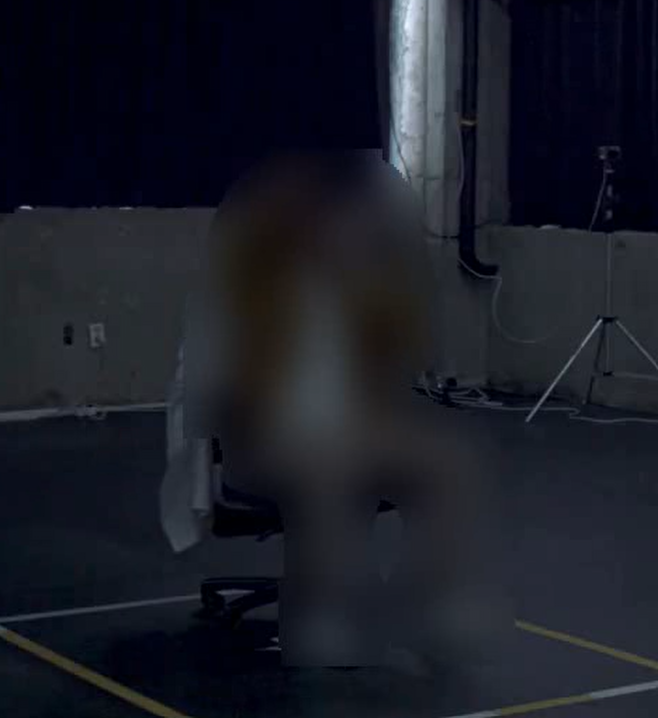
#> input picture 보안프로잭트/사진 블러.png, 658 x 718 px, given in place of the camera
$ python 'OpenCV실시간얼굴탐지.py'
#> lines starting #> are read from the running program, lines starting #| are printed output that depends on the picture; after the words box and inside, x2 and y2 are one past the last pixel; in counts of white or black regions, pixels touching at a corner belong together
#https://github.com/opencv/opencv 이 링크에서 haarcascade_frontalface_default.xml 파일 다운
import numpy as np
import cv2

# XML 파일 로드
xml_path = cv2.data.haarcascades + 'haarcascade_frontalface_default.xml'
face_cascade = cv2.CascadeClassifier(xml_path)

# 파일 로드 실패 시 예외 처리
if face_cascade.empty():
    # 내장 경로로 실패할 경우 현재 폴더의 파일을 시도
    face_cascade = cv2.CascadeClassifier('haarcascade_frontalface_default.xml')

cap = cv2.VideoCapture(0)
cap.set(3, 640)
cap.set(4, 480)

# 마지막으로 탐지된 얼굴 위치를 저장할 변수 (x, y, w, h)
last_face = None
# 얼굴이 사라진 후 유지할 프레임 수 (예: 10프레임 동안 유지)
lost_frame_count = 0
MAX_LOST_FRAMES = 10

while True:
    ret, frame = cap.read()
#> frame is the input picture: shape (718, 658, 3); mean B, G, R 37.9, 28, 25.4
    if not ret:
        break

    frame = cv2.flip(frame, 1)
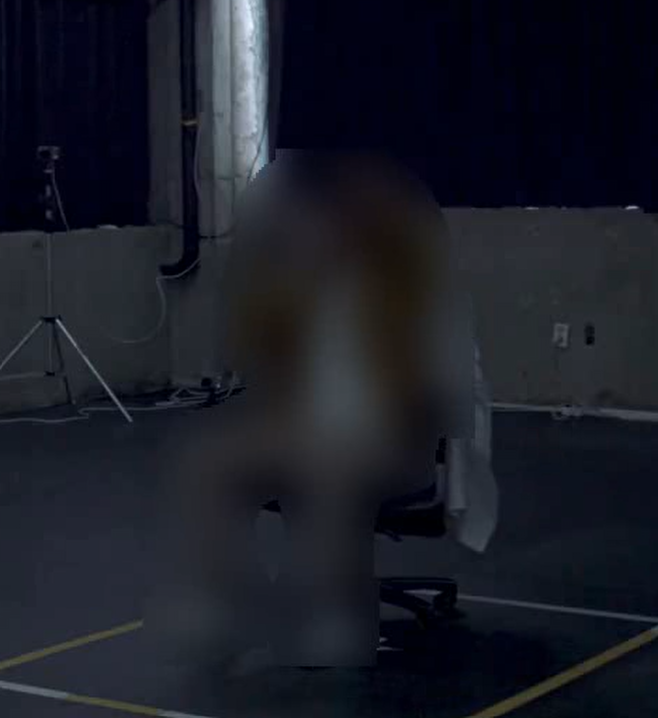
#> frame: shape (718, 658, 3); mean B, G, R 37.9, 28, 25.4
    gray = cv2.cvtColor(frame, cv2.COLOR_BGR2GRAY)

    # 파라미터 조정: minNeighbors를 낮춰 탐지율 상승
    faces = face_cascade.detectMultiScale(gray, 1.1, 4)
#> faces = [[204, 408, 261, 261]]

    current_faces = []

    if len(faces) > 0:
        # 새로운 얼굴이 탐지되면 위치 업데이트 및 카운트 초기화
        last_face = faces[0]
#> last_face = [204, 408, 261, 261]
        lost_frame_count = 0
        current_faces = faces
#> current_faces = [[204, 408, 261, 261]]
    elif last_face is not None and lost_frame_count < MAX_LOST_FRAMES:
        # 얼굴을 놓쳤지만 아직 유지 기간 내에 있는 경우
        lost_frame_count += 1
        current_faces = [last_face]
    else:
        # 완전히 놓친 경우
        last_face = None
        lost_frame_count = 0

    # 모자이크 처리 루프
    for (x, y, w, h) in current_faces:
        try:
            # 탐지된 얼굴 영역 crop
            face_img = frame[y:y+h, x:x+w]

            # 모자이크 강도 조절 (0.04를 조절하여 격자 크기 변경 가능)
            small = cv2.resize(face_img, dsize=(0, 0), fx=0.05, fy=0.05)
            mosaic = cv2.resize(small, (w, h), interpolation=cv2.INTER_AREA)

            frame[y:y+h, x:x+w] = mosaic
        except Exception as e:
            # 좌표가 화면 밖으로 나가는 등 예외 발생 시 무시
            pass
#> this loop made 1 pass
#> pass 1, `face_img = frame[y:y+h, x:x+w]`:
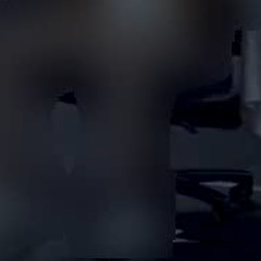
#> face_img: shape (261, 261, 3); mean B, G, R 37, 28.7, 26.6
#> pass 1, `mosaic = cv2.resize(small, (w, h), interpolation=cv2.INTER_AREA)`:
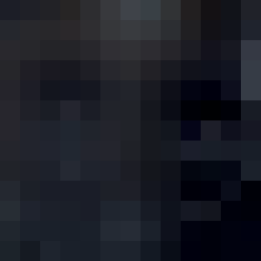
#> mosaic: shape (261, 261, 3); mean of channels 0, 1, 2 37.3, 28.9, 26.7; drawn as B, G, R
#> after the loop:
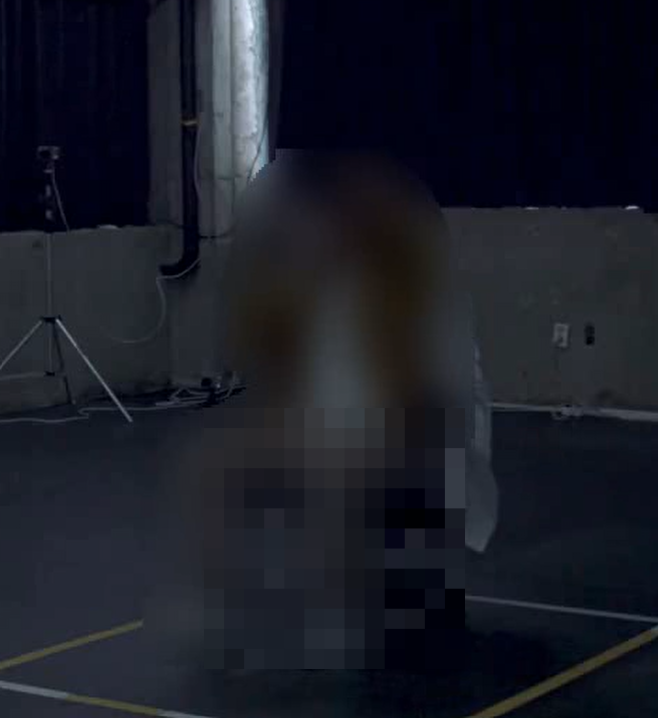
#> frame: shape (718, 658, 3); 12.89% of pixels changed, all inside (x1, y1, x2, y2) = (204, 408, 465, 669)

    cv2.imshow('Face Mosaic - ESC to Exit', frame)

    k = cv2.waitKey(30) & 0xff
#> (key Esc is pressed here)
    if k == 27:
        break

cap.release()
cv2.destroyAllWindows()

$ run again, on 보안프로잭트/식사 블러.png
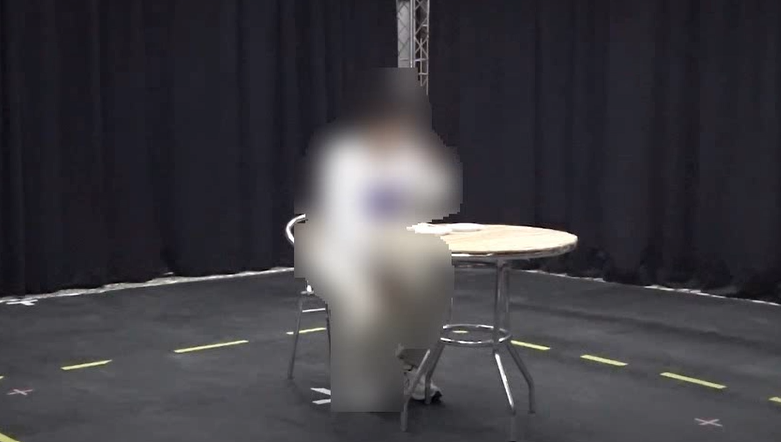
#> input picture 보안프로잭트/식사 블러.png, 781 x 442 px, given in place of the camera
#> frame is the input picture: shape (442, 781, 3); mean B, G, R 65.9, 60.6, 62.3
#> faces = [[325, 136, 188, 188]]
#> last_face = [325, 136, 188, 188]
#> current_faces = [[325, 136, 188, 188]]
#> the loop `for (x, y, w, h) in current_faces:` made 1 pass
#> pass 1, `mosaic = cv2.resize(small, (w, h), interpolation=cv2.INTER_AREA)`:
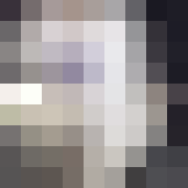
#> mosaic: shape (188, 188, 3); mean of channels 0, 1, 2 141.7, 141.5, 146; drawn as B, G, R
#> after the loop `for (x, y, w, h) in current_faces:`:
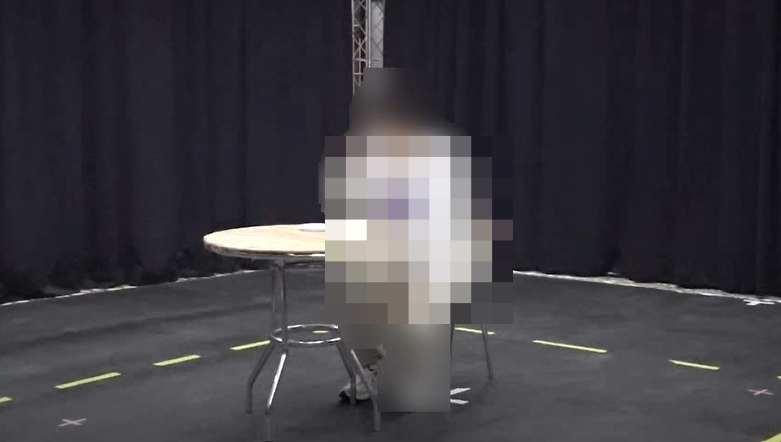
#> frame: shape (442, 781, 3); mean B, G, R 66.5, 61.2, 62.9
